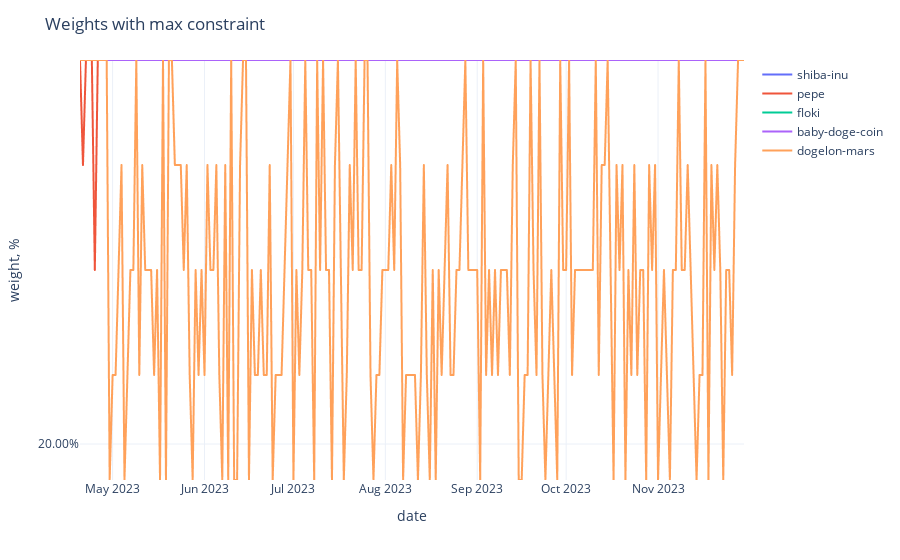

Notebook code for this chart:
### Code cell
fig = px.line(adjusted_weights,
              labels={'value': 'weight, %', 'variable': ''})
fig.update_traces(
    hovertemplate="%{y}"
)
fig.update_yaxes(
    tickformat=".2%",
)
fig.update_xaxes(
    showspikes=True,
    spikethickness=2,
    spikedash="dot",
    spikecolor="#999999",
    spikemode="across",
)
fig.update_layout(
    hovermode="x",
    hoverdistance=100,  ## Distance to show hover label of data point
    spikedistance=1000,  ## Distance to show spike
    template='plotly_white',
    title='Weights with max constraint'
)

### Figure 1 — Plotly figure (JSON) as saved in the notebook; plotly's stock layout.template omitted (floating-point values rounded to 4 significant figures; data arrays with more than 128 entries replaced by an {"elided": "..."} marker saying what was removed)
{"data": [{"hovertemplate": "%{y}", "legendgroup": "shiba-inu", "line": {"color": "#636efa", "dash": "solid"}, "marker": {"symbol": "circle"}, "mode": "lines", "name": "shiba-inu", "showlegend": true, "type": "scattergl", "x": {"elided": "225 str values"}, "xaxis": "x", "y": {"elided": "225 float values"}, "yaxis": "y"}, {"hovertemplate": "%{y}", "legendgroup": "pepe", "line": {"color": "#EF553B", "dash": "solid"}, "marker": {"symbol": "circle"}, "mode": "lines", "name": "pepe", "showlegend": true, "type": "scattergl", "x": {"elided": "225 str values"}, "xaxis": "x", "y": {"elided": "225 float values"}, "yaxis": "y"}, {"hovertemplate": "%{y}", "legendgroup": "floki", "line": {"color": "#00cc96", "dash": "solid"}, "marker": {"symbol": "circle"}, "mode": "lines", "name": "floki", "showlegend": true, "type": "scattergl", "x": {"elided": "225 str values"}, "xaxis": "x", "y": {"elided": "225 float values"}, "yaxis": "y"}, {"hovertemplate": "%{y}", "legendgroup": "baby-doge-coin", "line": {"color": "#ab63fa", "dash": "solid"}, "marker": {"symbol": "circle"}, "mode": "lines", "name": "baby-doge-coin", "showlegend": true, "type": "scattergl", "x": {"elided": "225 str values"}, "xaxis": "x", "y": {"elided": "225 float values"}, "yaxis": "y"}, {"hovertemplate": "%{y}", "legendgroup": "dogelon-mars", "line": {"color": "#FFA15A", "dash": "solid"}, "marker": {"symbol": "circle"}, "mode": "lines", "name": "dogelon-mars", "showlegend": true, "type": "scattergl", "x": {"elided": "225 str values"}, "xaxis": "x", "y": {"elided": "225 float values"}, "yaxis": "y"}], "layout": {"hoverdistance": 100, "hovermode": "x", "legend": {"title": {"text": ""}, "tracegroupgap": 0}, "margin": {"t": 60}, "spikedistance": 1000, "title": {"text": "Weights with max constraint"}, "xaxis": {"anchor": "y", "domain": [0, 1], "showspikes": true, "spikecolor": "#999999", "spikedash": "dot", "spikemode": "across", "spikethickness": 2, "title": {"text": "date"}}, "yaxis": {"anchor": "x", "domain": [0, 1], "tickformat": ".2%", "title": {"text": "weight, %"}}}}
